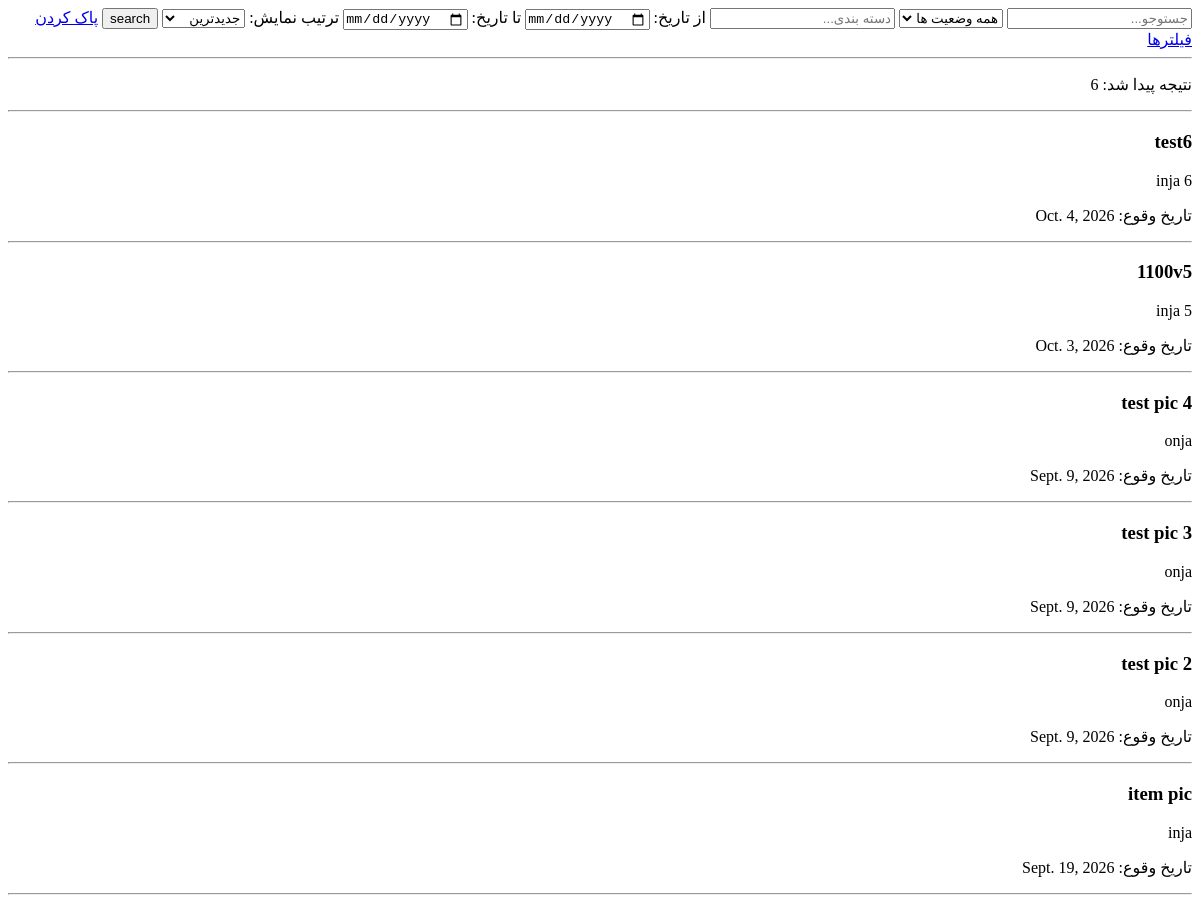
The page /item/ on the database as committed earlier.
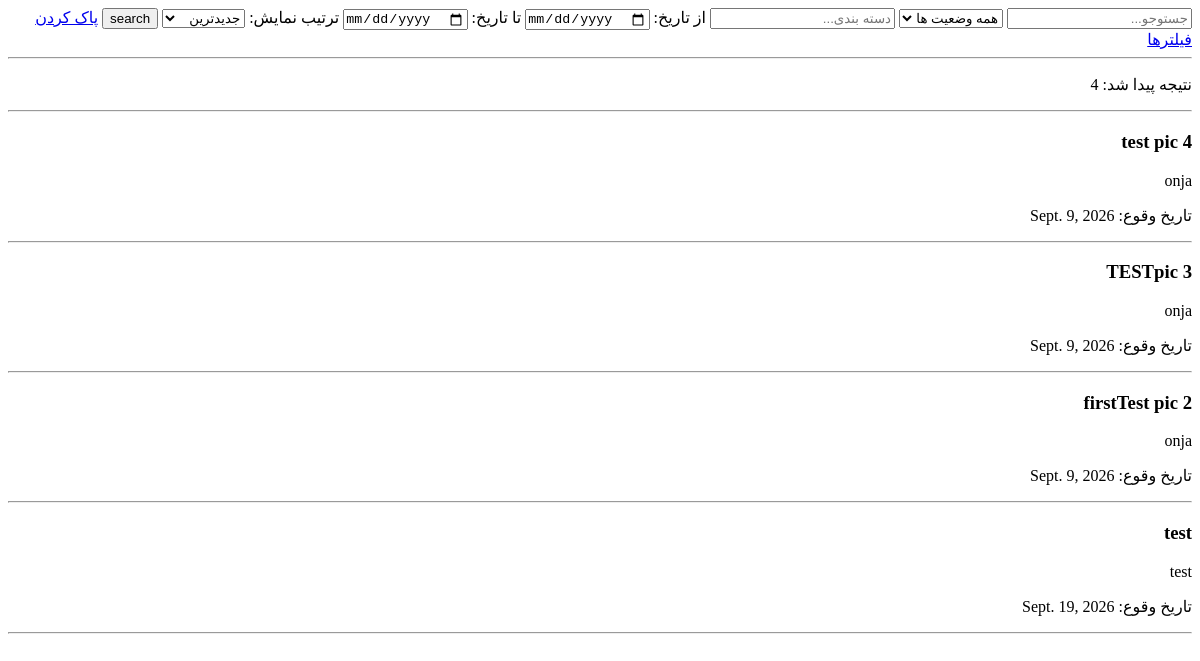
The same page on the database as committed later.
### core/models.py (models this page shows, shortened)
class Item(models.Model):
    class Status(models.TextChoices):
        OPEN = "open", "باز"
        REVIEWING = "reviewing", "در حال بررسی"
        DELIVERED = "delivered", "تحویل داده شده"
        CLOSED = "closed", "بسته شده"
    title = models.CharField(max_length=128)
    description = models.TextField()
    location = models.CharField(max_length=200)
    event_date = models.DateField()
    created_at = models.DateTimeField(auto_now_add=True)
    category = models.ForeignKey(
        Category,
        on_delete=models.PROTECT,
        related_name='items_category'
    )
    status = models.CharField(
        max_length=20,
        choices=Status.choices,
        default=Status.OPEN
    )
    created_by = models.ForeignKey(
        User,
        on_delete=models.CASCADE,
        related_name='items_user'
    )
    image = models.ImageField(
        upload_to="items/",
        blank=True,
        null=True
    )

### core/views.py (the view)
# urls.py: path("", list_items, name="list_item"),
def list_items(request):
    items = Item.objects.all()
    query = request.GET.get("q")
    status = request.GET.get("status")
    category = request.GET.get("category")
    date_from = request.GET.get("date_from")
    date_to = request.GET.get("date_to")
    sort = request.GET.get("sort")
    if query:
        items = items.filter(
            Q(title__icontains=query) |
            Q(location__icontains=query) |
            Q(description__icontains=query)
        )
    if status:
        items = items.filter(status=status)
    if category:
        items = items.filter(category_id=category)
    if date_from:
        items = items.filter(event_date__gte=date_from)
    if date_to:
        items = items.filter(event_date__lte=date_to)
    sort_options = {
        "newest": "-created_at",
        "oldest": "created_at",
    }
    sort_field = sort_options.get(sort, "-created_at")
    items = items.order_by(sort_field)
    result_count = items.count()
    return render(
        request,
        "items/item_list.html",
        {
            "items": items,
            "result_count": result_count,
        }
    )

### templates/items/item_list.html (shortened to what this page needs)
{% extends "base.html" %}
{% block content %}
<form method="get">
    <input type="text" name="q" placeholder="جستوجو..." value="{{ request.GET.q }}">
    <select name="status">
        <option value="">
            همه وضعیت ها
        </option>
    </select>
    <input type="number" name="category" placeholder="دسته بندی..." value="{{ request.GET.category }}">
    <label for="date_from">از تاریخ:</label>
    <input type="date" id="date_from" name="date_from" value="{{ request.GET.date_from }}" >
    <label for="date_to">تا تاریخ:</label>
    <input type="date" id="date_to" name="date_to" value="{{ request.GET.date_to }}" >
    <label for="sort">ترتیب نمایش:</label>
    <select name="sort" id="sort">
        <option
            value="newest"
        >
             جدیدترین
        </option>
    </select>
    <button type="submit"> search </button>
    <a href="{% url 'list_item' %}">
    پاک کردن فیلترها
    </a>
</form>
<hr/>
{% if result_count > 0 %}
    <p>
        نتیجه پیدا شد: {{ result_count }}
    </p>
{% else %}
    <p>
        هیچ نتیجه‌ای پیدا نشد.
    </p>
{% endif %}
<hr/>
{% for item in items %}
    <h3> {{ item.title }}     </h3>
    <p>  {{ item.location }}  </p>
    <p> تاریخ وقوع: {{ item.event_date }} </p>
<hr/>
{% empty %}
    <p>هیچ آیتمی یافت نشد.</p>
{% endfor %}
{% endblock %}

### templates/base.html (shortened to what this page needs)
<!DOCTYPE html>
<html lang="fa" dir="rtl">
<head>
</head>
<body>
    <main>
        {% block content %}
        {% endblock %}
    </main>
</body>
</html>

Rows that differ between the two databases and show on the page:
removed Item: title "test6", location "inja 6", event_date "Oct. 4, 2026"
removed Item: title "1100v5", location "inja 5", event_date "Oct. 3, 2026"
changed Item: title "test pic 3" → "TESTpic 3"
changed Item: title "test pic 2" → "firstTest pic 2"
changed Item: title "item pic" → "test"; location "inja" → "test"
Other text that changed with them:
{{ result_count }}: "6" → "4"
